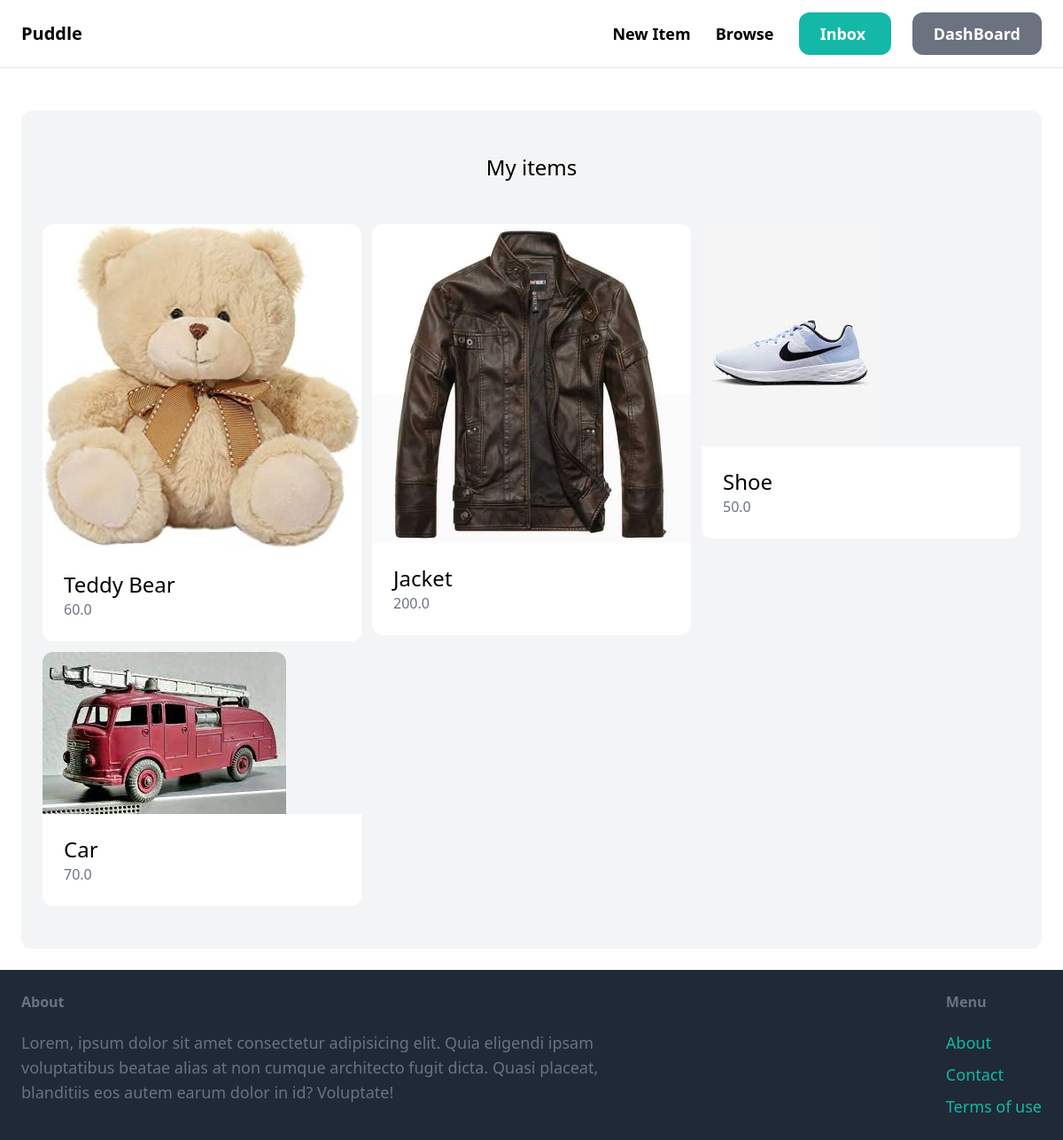
The page /dashboard/ (signed in) on the database its author committed.
### item/models.py (models this page shows, shortened)
class Item(models.Model):
    category = models.ForeignKey(Category, related_name='items', on_delete=models.CASCADE)
    name = models.CharField(max_length=255)
    description = models.TextField(blank=True, null=True)
    price = models.FloatField()
    image = models.ImageField(upload_to='item_images', blank=True, null=True)
    is_sold = models.BooleanField(default=False)
    created_by = models.ForeignKey(User, related_name='items', on_delete=models.CASCADE)
    created_at = models.DateTimeField(auto_now_add=True)

### dashboard/views.py (the view)
# urls.py: path('', views.index, name='index'),
@login_required
def index(request):
    items = Item.objects.filter(created_by=request.user)
    return render(request, 'dashboard/index.html', {
        'items': items,
    })

### dashboard/templates/dashboard/index.html (shortened to what this page needs)
{% extends 'core/base.html' %}
{% block content %}
    <div class="mt-6 px-6 py-12 bg-gray-100 rounded-xl">
        <h2 class="mb-12 text-2xl text-center">My items</h2>
        <div class="grid grid-cols-3 gap-3 w-400">
            {% for item in items %}
                <div>
                    <a href=" {% url 'item:detail' item.id %}">
                        <div>
                            <img src="{{item.image.url}}" class="rounded-t-xl object-fill" />
                        </div>
                        <div class="p-6 bg-white rounded-b-xl">
                            <h2 class="text-2xl"> {{ item.name }} </h2>
                            <p class="text-gray-500"> {{ item.price }} </p>
                        </div>
                    </a>
                </div>
            {% endfor %}
        </div>
    </div>
{% endblock %}

### rows shown on the page
Item: image (picture), name "Teddy Bear", price "60.0"
Item: image (picture), name "Jacket", price "200.0"
Item: image (picture), name "Shoe", price "50.0"
Item: image (picture), name "Car", price "70.0"
